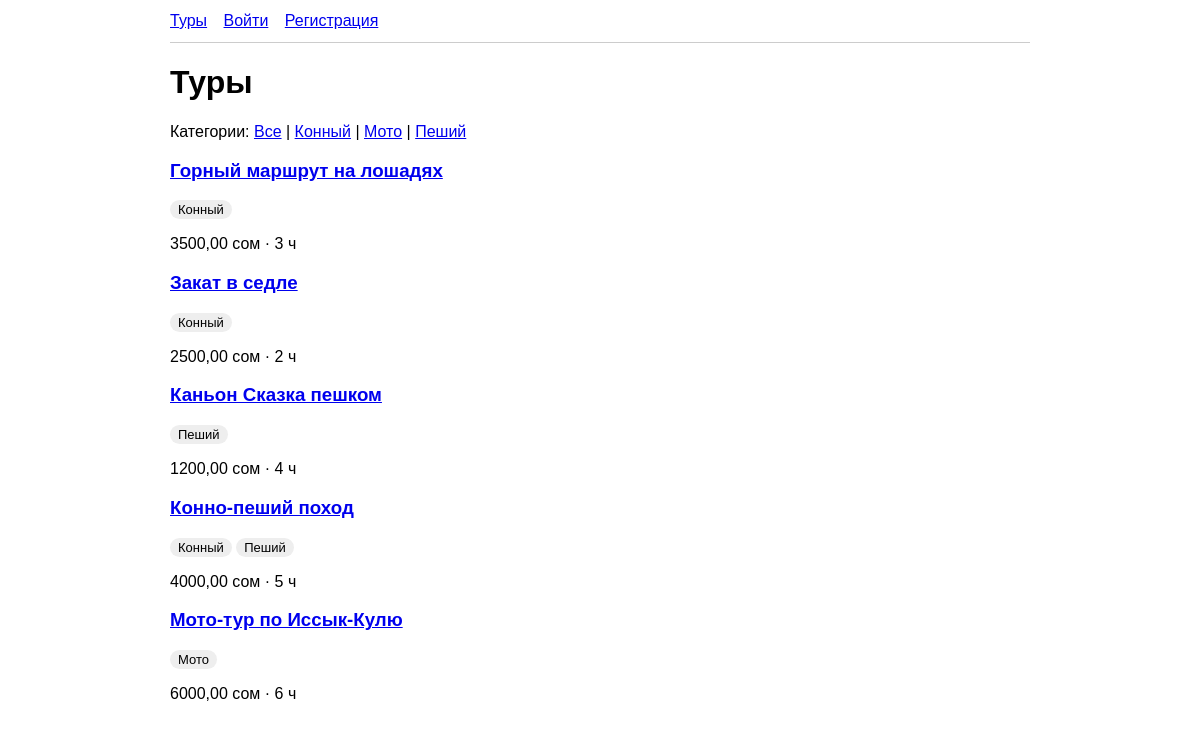
The page / on the database its author committed.
### tours/models.py (models this page shows, shortened)
class Category(models.Model):
    name = models.CharField('Название', max_length=50, unique=True,
                            help_text='Уникальное название категории, например «Конный».')
    class Meta:
        ordering = ['name']
        verbose_name = 'Категория'
        verbose_name_plural = 'Категории'

class Tour(models.Model):
    title = models.CharField('Название', max_length=200, help_text='Название тура.')
    description = models.TextField('Описание', blank=True, help_text='Подробное описание маршрута.')
    price = models.DecimalField('Цена', max_digits=10, decimal_places=2,
                                validators=[MinValueValidator(0)], help_text='Цена за одного человека.')
    duration_hours = models.PositiveSmallIntegerField('Длительность, ч', default=2,
                                                      help_text='Сколько часов длится тур.')
    categories = models.ManyToManyField(Category, related_name='tours', blank=True,
                                        verbose_name='Категории',
                                        help_text='Связь «многие ко многим»: у тура может быть несколько категорий.')
    is_active = models.BooleanField('Доступен', default=True,
                                    help_text='Скрытые туры не показываются в каталоге.')
    class Meta:
        ordering = ['title']
        verbose_name = 'Тур'
        verbose_name_plural = 'Туры'
    def get_absolute_url(self):
        return reverse('tours:detail', kwargs={'pk': self.pk})

### tours/views.py (the view)
# urls.py: path('', views.tour_list, name='list'),
def tour_list(request):
    tours = Tour.objects.filter(is_active=True).prefetch_related('categories')
    current = None
    category_id = request.GET.get('category')
    if category_id:
        if not category_id.isdigit():
            raise Http404('Некорректная категория')
        current = get_object_or_404(Category, pk=category_id)
        tours = tours.filter(categories=current)
    return render(request, 'tours/tour_list.html', {
        'tours': tours,
        'categories': Category.objects.all(),
        'current_category': current,
    })

### tours/templates/tours/tour_list.html (shortened to what this page needs)
{% extends 'tours/base.html' %}
{% block content %}
  <h1>Туры</h1>
  <p>
    Категории:
    <a href="{% url 'tours:list' %}">Все</a>
    {% for c in categories %}
      | <a href="{% url 'tours:list' %}?category={{ c.pk }}">{{ c.name }}</a>
    {% endfor %}
  </p>
  {% for tour in tours %}
    <div>
      <h3><a href="{{ tour.get_absolute_url }}">{{ tour.title }}</a></h3>
      {% for c in tour.categories.all %}<span class="tag">{{ c.name }}</span> {% endfor %}
      <p>{{ tour.price }} сом · {{ tour.duration_hours }} ч</p>
    </div>
  {% empty %}
    <p>Туров нет.</p>
  {% endfor %}
{% endblock %}

### tours/templates/tours/base.html (shortened to what this page needs)
<!DOCTYPE html>
<html lang="ru">
<head>
</head>
<body>
  <nav>
    <a href="{% url 'tours:list' %}">Туры</a>
    {% if user.is_authenticated %}
      <a href="{% url 'tours:my_bookings' %}">Мои туры</a>
      <form method="post" action="{% url 'tours:logout' %}">{% csrf_token %}
        <button type="submit">Выйти ({{ user.username }})</button>
      </form>
    {% else %}
      <a href="{% url 'tours:login' %}">Войти</a>
      <a href="{% url 'tours:register' %}">Регистрация</a>
    {% endif %}
  </nav>
  {% block content %}{% endblock %}
</body>
</html>

### tours/templates/tours/base.html (style rules this page uses)
body { font-family: Arial, sans-serif; max-width: 860px; margin: 0 auto; padding: 0 16px 40px; }
nav { padding: 12px 0; border-bottom: 1px solid #ccc; margin-bottom: 20px; }
nav a, nav button { margin-right: 12px; }
.tag { display: inline-block; background: #eee; padding: 2px 8px; border-radius: 10px; font-size: 13px; }

### rows shown on the page
Category: name "Конный"
Category: name "Мото"
Category: name "Пеший"
Tour: title "Горный маршрут на лошадях", price "3500,00", duration_hours "3"
Tour: title "Закат в седле", price "2500,00", duration_hours "2"
Tour: title "Каньон Сказка пешком", price "1200,00", duration_hours "4"
Tour: title "Конно-пеший поход", price "4000,00", duration_hours "5"
Tour: title "Мото-тур по Иссык-Кулю", price "6000,00", duration_hours "6"
